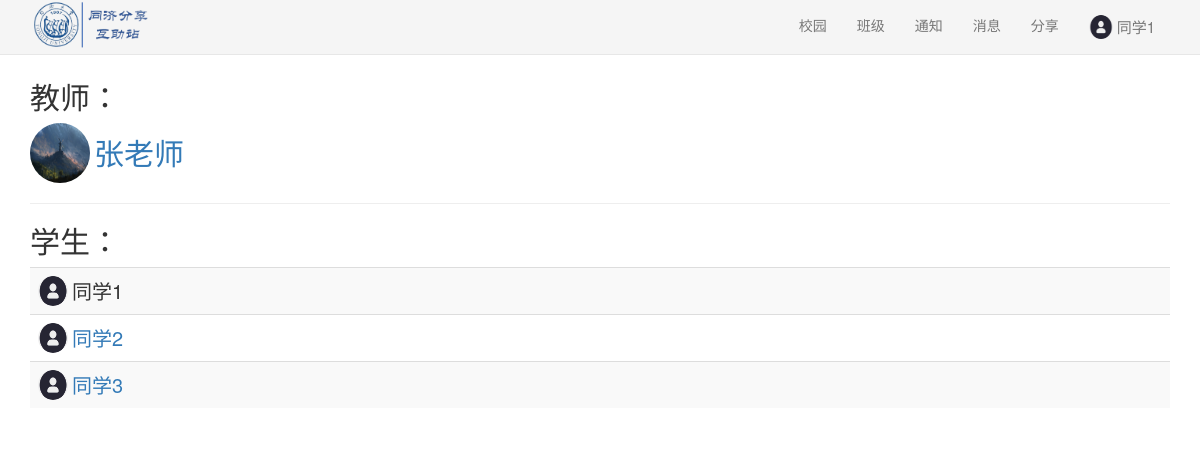
The page /myclass/1 (signed in) on the database its author committed.
### sql.py (models this page shows, shortened)
class User(UserMixin,db.Model):
    id = db.Column(db.Integer, primary_key=True)  # 主键，学号
    name = db.Column(db.String(20))  # 名字
    password=db.Column(db.String(128)) #密码
    intro=db.Column(db.Text)#个人介绍
    auth=db.Column(db.String(20))#权限
    dormitory=db.Column(db.String(20))#宿舍名
    class_id = db.Column(db.Integer, db.ForeignKey('class_room.id'))#对应的班级
    user_post=db.relationship('post',backref='user_post')#发的帖子
    user_post_comments = db.relationship('post_comment', backref='user_post_comments')#发的评论
    user_notice = db.relationship('notice', backref='user_post')  # 发的帖子
    user_chat_room = db.relationship("chatroom", secondary=user_room,backref=db.backref('user_create', lazy="dynamic")) # 用户对应的聊天室

class class_room(db.Model):
    id=db.Column(db.Integer, primary_key=True)
    classname = db.Column(db.String(20))
    teacher_in_class = db.Column(db.Integer)
    user_in_class = db.relationship('User', backref='user_in_class')
    notice_in_class = db.relationship('notice', backref='notice_in_class')

### apps/basic.py (the view)
@basicbp.route('/myclass/<class_id>')
def show_class_numbers(class_id):
    if (current_user.is_authenticated==False):
        return redirect(url_for("basic.login"))
    teacher,classroom=sql.get_user_class(class_id)
    teacher_name=""
    student_id=[]
    student_name=[]
    for i in classroom:
        if i.id!=teacher:
            student_id.append(i.id)
            student_name.append(i.name)
        else:
            teacher_name=i.name
    return render_template("classroom.html",teacher_id=teacher
                           ,teacher_name=teacher_name
                           ,student_id=student_id
                           ,student_name=student_name
                           ,user_id=current_user.id
                           ,user_name=current_user.name
                           ,class_id=current_user.class_id)

### sql.py (called while the page is built)
@login_manager.user_loader
def load_user(user_id):  # 创建用户加载回调函数，接受用户 ID 作为参数
    user = User.query.get(int(user_id))  # 用 ID 作为 User 模型的 主键查询对应的用户
    return user

def get_user_class(class_id):
    classroom=class_room.query.get(class_id)
    user_list=classroom.user_in_class
    return classroom.teacher_in_class,user_list

### apps/templates/classroom.html (shortened to what this page needs)
<!DOCTYPE html>
<html lang="en">
<head>
    <link rel="stylesheet" href="{{ url_for('static', filename='css/bootstrap.min.css') }}">
    <link href="{{ url_for('static', filename='css/minecss.css') }}" rel="stylesheet">
</head>
<body>
{% include "common/header.html" %}
<div class="container">
    <h2>教师：</h2>
    {% if teacher_id!=user_id %}
    <a href={{url_for("chat.index",user_id=teacher_id)}}>
        <img class="img-circle" style="width:60px;height:60px;"
             src="{{url_for('static', filename='images/user/'+teacher_id|string+'/head.jpg')}}"/>
        <span style="vertical-align:middle;font-size: 30px">{{teacher_name}}</span>
    </a>
    {% else %}
    <img class="img-circle" style="width:60px;height:60px;"
         src="{{url_for('static', filename='images/user/'+teacher_id|string+'/head.jpg')}}"/>
    <span style="vertical-align:middle;font-size: 30px">{{teacher_name}}</span>
    {% endif %}
    <hr>
    <table class="table table-striped">
        <thead>
        <h2>学生：</h2>
        </thead>
        <tbody>
        {% for name in student_name %}
        <tr>
            <td>
                {% if student_id[loop.index0]!=user_id %}
                <a href={{url_for("chat.index",user_id=student_id[loop.index0])}}>
                    <img class="img-circle" style="width:30px;height:30px;"
                         src="{{url_for('static', filename='images/user/'+student_id[loop.index0]|string+'/head.jpg')}}"/>
                    <span style="vertical-align:middle;font-size: 20px">{{name}}</span>
                </a>
                {% else %}
                <img class="img-circle" style="width:30px;height:30px;"
                     src="{{url_for('static', filename='images/user/'+student_id[loop.index0]|string+'/head.jpg')}}"/>
                <span style="vertical-align:middle;font-size: 20px">{{name}}</span>
                {% endif %}
            </td>
        </tr>
        {% endfor %}
        </tbody>
    </table>
</div>
</body>
</html>

### apps/templates/common/header.html
<div>
    <nav class="navbar navbar-default navbar-static navbar-fixed-top" role="navigation" style="background:#F5F5F5">
        <div class="container">
            <div class="navbar-header">
                <img style="height:50px;overflow:hidden;"
                     src="{{ url_for('static', filename='images/img_title.png') }}"/>
            </div>
            <div class="pull-right">
                <ul class="nav navbar-nav">
                    <li><a href={{url_for("basic.main")}}>校园</a></li>
                    <li><a href={{url_for("basic.myclass")}}>班级</a></li>
                    <li><a href={{url_for("basic.mynotice")}}>通知</a></li>
                    <li><a href={{url_for("chat.allchat")}}>消息</a></li>
                    <li><a href={{url_for("basic.submitpost")}}>分享</a></li>
                    <li><a href={{url_for("basic.home",user_id=user_id)}}>
                        <img class="img-circle" style="width:24px;height:24px;"
                             src="{{url_for('static', filename='images/user/'+user_id|string+'/head.jpg')}}">
                        <span style="vertical-align:middle;font-size:15px">{{user_name}}</span>
                    </a></li>
                </ul>
            </div>
        </div>
    </nav>
</div>
<br><br>

### rows shown on the page
User: id (picture), name "同学1"
class_room: teacher_in_class (picture)
User: name "张老师"
User: id (picture), name "同学2"
User: id (picture), name "同学3"
